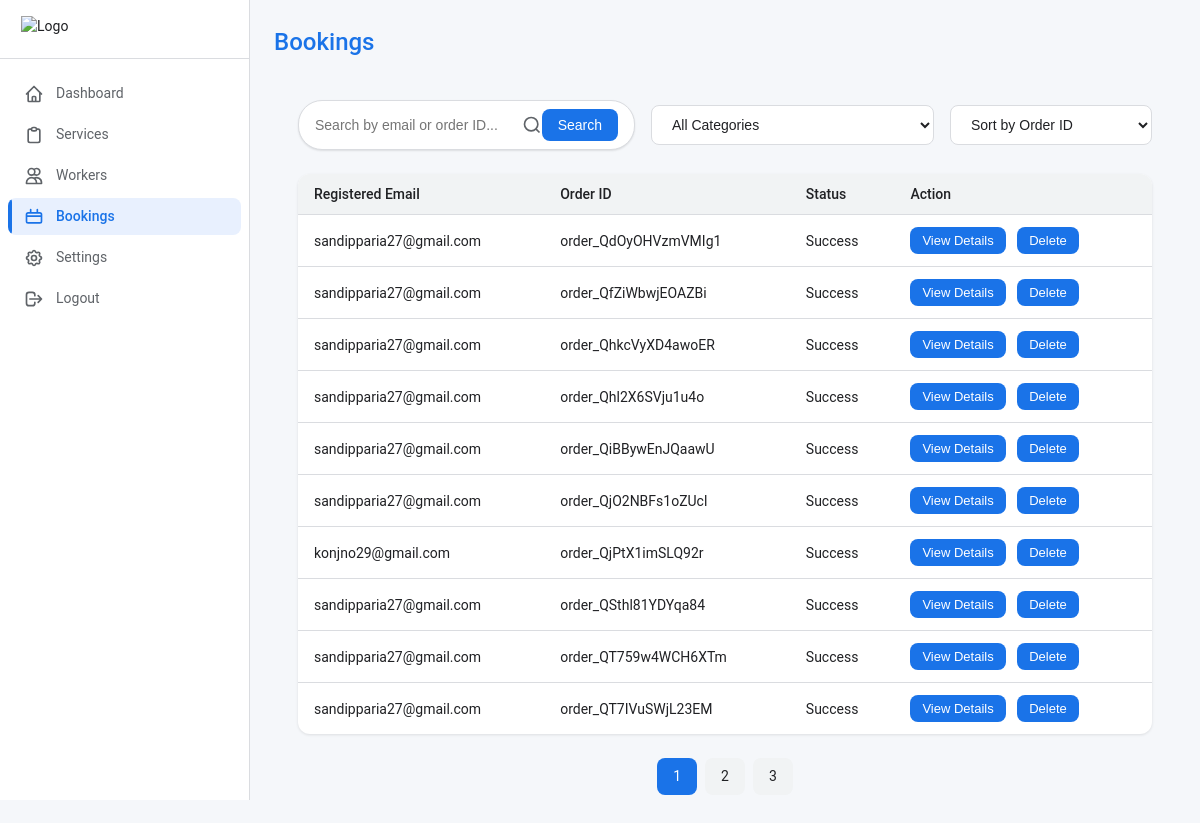
Page /admin/bookings.php on the committed database.
### tables this page shows
CREATE TABLE `orders` (
  `order_id` varchar(50) NOT NULL,
  `user_id` int(11) DEFAULT NULL,
  `total_amount` decimal(10,2) DEFAULT NULL,
  `status` enum('Pending','Success','Failed') DEFAULT 'Pending',
  `latitude` decimal(9,6) DEFAULT NULL,
  `longitude` decimal(9,6) DEFAULT NULL,
  `address` text DEFAULT NULL,
  `created_at` timestamp NOT NULL DEFAULT current_timestamp()
);

CREATE TABLE `users` (
  `id` int(11) NOT NULL,
  `name` varchar(50) NOT NULL,
  `email` varchar(100) NOT NULL,
  `password` varchar(255) NOT NULL,
  `created_at` timestamp NOT NULL DEFAULT current_timestamp(),
  `address` varchar(255) DEFAULT NULL,
  `latitude` decimal(9,6) DEFAULT NULL,
  `longitude` decimal(9,6) DEFAULT NULL,
  `phone` varchar(15) DEFAULT NULL
);

### admin/bookings.php (the view, shortened to what this page needs)
<?php
require_once 'includes/db_config.php';
include 'sidebar.php';
$category_filter = isset($_GET['category']) ? filter_var($_GET['category'], FILTER_SANITIZE_STRING) : '';
$search = isset($_GET['search']) ? filter_var($_GET['search'], FILTER_SANITIZE_STRING) : '';
$sort = isset($_GET['sort']) && in_array($_GET['sort'], ['order_id', 'recent']) ? $_GET['sort'] : 'order_id';
$page = isset($_GET['page']) ? max(1, (int)$_GET['page']) : 1;
$limit = 10;
$offset = ($page - 1) * $limit;
$where = "1=1";
$params = [];
$types = "";
$query = "SELECT o.order_id, u.email, o.status
          FROM orders o
          JOIN users u ON o.user_id = u.id
          JOIN order_items oi ON o.order_id = oi.order_id
          JOIN services s ON oi.service_id = s.id
          WHERE $where
          GROUP BY o.order_id
          ORDER BY " . ($sort === 'recent' ? 'o.created_at DESC' : 'o.order_id') . "
          LIMIT ? OFFSET ?";
$params[] = $limit;
$params[] = $offset;
$types .= "ii";
try {
    $stmt = $conn->prepare($query);
    if ($types) {
        $stmt->bind_param($types, ...$params);
    }
    $stmt->execute();
    $result = $stmt->get_result();
    $bookings = $result->fetch_all(MYSQLI_ASSOC);
} catch (Exception $e) {
    $bookings = [];
    $error_message = "Failed to fetch bookings: " . $e->getMessage();
}
$count_query = "SELECT COUNT(DISTINCT o.order_id) as count
                FROM orders o
                JOIN users u ON o.user_id = u.id
                JOIN order_items oi ON o.order_id = oi.order_id
                JOIN services s ON oi.service_id = s.id
                WHERE $where";
try {
    $count_stmt = $conn->prepare($count_query);
    $count_stmt->execute();
    $total_bookings = $count_stmt->get_result()->fetch_assoc()['count'];
    $total_pages = ceil($total_bookings / $limit);
} catch (Exception $e) {
    $total_bookings = 0;
    $total_pages = 1;
    $error_message = isset($error_message) ? $error_message : "Failed to calculate pagination: " . $e->getMessage();
}
?>
<div class="main-content" id="main-content">
    <h4>Bookings</h4>
    <div class="container-fluid" role="main">
        <div class="controls-row">
            <form class="search-bar" id="search-form" method="GET" action="bookings.php" aria-label="Search bookings">
                <input type="text" id="search" name="search" placeholder="Search by email or order ID..." value="<?php echo htmlspecialchars($search, ENT_QUOTES, 'UTF-8'); ?>" aria-label="Search input">
                <svg xmlns="http://www.w3.org/2000/svg" viewBox="0 0 24 24" fill="none" stroke="#6e42e5" stroke-width="2" aria-hidden="true">
                    <circle cx="11" cy="11" r="8"/>
                    <line x1="21" y1="21" x2="16.65" y2="16.65"/>
                </svg>
                <button type="submit" class="btn" aria-label="Submit search">Search</button>
            </form>
            <div class="filters">
                <select id="category-filter" name="category" aria-label="Filter by category">
                    <option value="">All Categories</option>
                </select>
                <select id="sort" name="sort" aria-label="Sort bookings">
                    <option value="order_id" <?php echo $sort === 'order_id' ? 'selected' : ''; ?>>Sort by Order ID</option>
                </select>
            </div>
        </div>
        <div class="table-container">
            <table role="grid">
                <thead>
                    <tr>
                        <th scope="col">Registered Email</th>
                        <th scope="col">Order ID</th>
                        <th scope="col">Status</th>
                        <th scope="col">Action</th>
                    </tr>
                </thead>
                <tbody>
                    <?php if (empty($bookings)): ?>
                        <tr><td colspan="4">No bookings found.</td></tr>
                    <?php else: ?>
                        <?php foreach ($bookings as $booking): ?>
                            <tr>
                                <td><?php echo htmlspecialchars($booking['email'], ENT_QUOTES, 'UTF-8'); ?></td>
                                <td><?php echo htmlspecialchars($booking['order_id'], ENT_QUOTES, 'UTF-8'); ?></td>
                                <td><?php echo htmlspecialchars($booking['status'], ENT_QUOTES, 'UTF-8'); ?></td>
                                <td>
                                    <button class="btn badge-btn" data-order-id="<?php echo htmlspecialchars($booking['order_id'], ENT_QUOTES, 'UTF-8'); ?>" aria-label="View details for order <?php echo htmlspecialchars($booking['order_id'], ENT_QUOTES, 'UTF-8'); ?>">View Details</button>
                                    <button class="btn badge-btn" data-order-id="<?php echo htmlspecialchars($booking['order_id'], ENT_QUOTES, 'UTF-8'); ?>" aria-label="Delete order <?php echo htmlspecialchars($booking['order_id'], ENT_QUOTES, 'UTF-8'); ?>">Delete</button>
                                </td>
                            </tr>
                        <?php endforeach; ?>
                    <?php endif; ?>
                </tbody>
            </table>
        </div>
        <div class="pagination" role="navigation" aria-label="Pagination">
            <?php for ($i = 1; $i <= $total_pages; $i++): ?>
                <a href="bookings.php?page=<?php echo $i; ?>&category=<?php echo urlencode($category_filter); ?>&search=<?php echo urlencode($search); ?>&sort=<?php echo urlencode($sort); ?>" class="<?php echo $page === $i ? 'active' : ''; ?>" aria-current="<?php echo $page === $i ? 'page' : 'false'; ?>">
                    <?php echo $i; ?>
                </a>
            <?php endfor; ?>
        </div>
    </div>
</div>

### admin/sidebar.php (shortened to what this page needs)
<div class="sidebar" id="sidebar">
    <div class="p-0 border-b">
        <img src="logo1.png" alt="Logo" class="img-fluid" style="margin: 0px 5px 5px 5px; max-width: 150px">
    </div>
    <nav class="mt-3">
        <a href="index.php" class="<?php echo basename($_SERVER['PHP_SELF']) === 'index.php' ? 'active' : ''; ?>">
            <svg xmlns="http://www.w3.org/2000/svg" fill="none" viewBox="0 0 24 24" stroke="currentColor">
                <path stroke-linecap="round" stroke-linejoin="round" stroke-width="2" d="M3 12l2-2m0 0l7-7 7 7M5 10v10a1 1 0 001 1h3m10-11l2 2m-2-2v10a1 1 0 01-1 1h-3m-6 0a1 1 0 001-1v-4a1 1 0 011-1h2a1 1 0 011 1v4a1 1 0 001 1m-6 0h6"/>
            </svg>
            Dashboard
        </a>
        <a href="services.php" class="<?php echo basename($_SERVER['PHP_SELF']) === 'services.php' ? 'active' : ''; ?>">
            <svg xmlns="http://www.w3.org/2000/svg" fill="none" viewBox="0 0 24 24" stroke="currentColor">
                <path stroke-linecap="round" stroke-linejoin="round" stroke-width="2" d="M9 5H7a2 2 0 00-2 2v12a2 2 0 002 2h10a2 2 0 002-2V7a2 2 0 00-2-2h-2M9 5a2 2 0 002 2h2a2 2 0 002-2M9 5a2 2 0 012-2h2a2 2 0 012 2"/>
            </svg>
            Services
        </a>
        <a href="workers.php" class="<?php echo basename($_SERVER['PHP_SELF']) === 'workers.php' ? 'active' : ''; ?>">
            <svg xmlns="http://www.w3.org/2000/svg" fill="none" viewBox="0 0 24 24" stroke="currentColor">
                <path stroke-linecap="round" stroke-linejoin="round" stroke-width="2" d="M12 4.354a4 4 0 110 5.292M15 21H3v-1a6 6 0 0112 0v1zm0 0h6v-1a6 6 0 00-9-5.197M13 7a4 4 0 11-8 0 4 4 0 018 0z"/>
            </svg>
            Workers
        </a>
        <a href="bookings.php" class="<?php echo basename($_SERVER['PHP_SELF']) === 'bookings.php' ? 'active' : ''; ?>">
            <svg xmlns="http://www.w3.org/2000/svg" fill="none" viewBox="0 0 24 24" stroke="currentColor">
                <path stroke-linecap="round" stroke-linejoin="round" stroke-width="2"
              d="M8 7V3m8 4V3M3 11h18M5 19h14a2 2 0 002-2V9a2 2 0 00-2-2H5a2 2 0 00-2 2v8a2 2 0 002 2z"/>
            </svg>
            Bookings
        </a>
        <a href="settings.php" class="<?php echo basename($_SERVER['PHP_SELF']) === 'settings.php' ? 'active' : ''; ?>">
            Settings
        </a>
        <a href="logout.php">
            <svg xmlns="http://www.w3.org/2000/svg" fill="none" viewBox="0 0 24 24" stroke="currentColor">
                <path stroke-linecap="round" stroke-linejoin="round" stroke-width="2" d="M17 16l4-4m0 0l-4-4m4 4H7m6 4v1a3 3 0 01-3 3H6a3 3 0 01-3-3V7a3 3 0 013-3h4a3 3 0 013 3v1"/>
            </svg>
            Logout
        </a>
    </nav>
</div>

### admin/sidebar.php (style rules this page uses)
.sidebar { width: 250px; height: 100vh; background: var(--card-bg); position: fixed; left: 0; top: 0; border-right: 1px solid var(--border); transition: transform 0.3s var(--transition); font-family: 'Roboto', -apple-system, BlinkMacSystemFont, 'Segoe UI', Arial, sans-serif; z-index: 1000; overflow-y: auto; }
.sidebar .p-0.border-b { padding: 16px; border-bottom: 1px solid var(--border); display: flex; flex-direction: column; gap: 8px; }
.sidebar img { max-width: 140px; height: auto; transition: transform 0.2s var(--transition); }
.sidebar nav { padding: 8px; margin-top: 8px; }
.sidebar nav a { display: flex; align-items: center; padding: 8px 16px; color: var(--text-light); font-size: 14px; font-weight: 400; text-decoration: none; border-radius: 8px; margin-bottom: 4px; transition: background-color 0.2s var(--transition), color 0.2s var(--transition); position: relative; overflow: hidden; }
.sidebar nav a.active { background: #e8f0fe; color: var(--primary); font-weight: 500; }
.sidebar nav a.active::before { content: ''; position: absolute; left: 0; top: 0; bottom: 0; width: 4px; background: var(--primary); border-radius: 0 4px 4px 0; }
.sidebar nav a svg { width: 20px; height: 20px; margin-right: 12px; stroke: var(--text-light); stroke-width: 1.5; transition: stroke 0.2s var(--transition); }
.sidebar nav a.active svg { stroke: var(--primary); }
.sidebar nav a::after { content: ''; position: absolute; top: 50%; left: 50%; width: 0; height: 0; background: rgba(26, 115, 232, 0.2); border-radius: 50%; transform: translate(-50%, -50%); transition: width 0.4s var(--transition), height 0.4s var(--transition); pointer-events: none; }

### admin/bookings.php (style rules this page uses)
* { margin: 0; padding: 0; box-sizing: border-box; }
.container-fluid { max-width: 1280px; margin: 0 auto; padding: 24px; }
.main-content { margin-left: 250px; padding: 24px; transition: margin-left 0.3s ease; }
h4 { font-size: 24px; font-weight: 500; color: #1a73e8; margin-bottom: 16px; }
.controls-row { display: flex; flex-wrap: wrap; gap: 16px; align-items: center; margin-bottom: 24px; }
.search-bar { display: flex; align-items: center; background-color: #fff; border: 1px solid #dadce0; border-radius: 24px; padding: 8px 16px; box-shadow: 0 1px 2px rgba(0, 0, 0, 0.1); transition: box-shadow 0.2s ease; flex: 1; min-width: 250px; max-width: 400px; }
.search-bar input { border: none; outline: none; font-size: 14px; flex: 1; background: transparent; color: #202124; }
.search-bar svg { width: 20px; height: 20px; fill: none; stroke: #5f6368; }
.btn { background-color: #1a73e8; color: #fff; border: none; border-radius: 8px; padding: 8px 16px; font-size: 14px; font-weight: 500; cursor: pointer; transition: background-color 0.2s ease, box-shadow 0.2s ease; }
.badge-btn { padding: 6px 12px; font-size: 13px; margin-right: 8px; }
.filters { display: flex; gap: 16px; align-items: center; }
.filters select { padding: 10px 16px; border: 1px solid #dadce0; border-radius: 8px; font-size: 14px; background: #fff; color: #202124; cursor: pointer; transition: border-color 0.2s ease; min-width: 150px; }
.table-container { background-color: #fff; border-radius: 12px; box-shadow: 0 1px 3px rgba(0, 0, 0, 0.1); overflow-x: auto; }
table { width: 100%; border-collapse: separate; border-spacing: 0; }
th, td { padding: 12px 16px; text-align: left; font-size: 14px; }
th { background-color: #f1f3f4; color: #202124; font-weight: 500; position: sticky; top: 0; z-index: 1; }
td { border-top: 1px solid #dadce0; }
tr { transition: background-color 0.2s ease; }
.pagination { margin-top: 24px; display: flex; justify-content: center; gap: 8px; }
.pagination a { text-decoration: none; padding: 8px 16px; border-radius: 8px; background: #f1f3f4; color: #202124; font-size: 14px; transition: background-color 0.2s ease, color 0.2s ease; }
.pagination a.active { background: #1a73e8; color: #fff; }

### rows in the picture
orders: user.email "sandipparia27@gmail.com", order_id "order_QdOyOHVzmVMIg1", status "Success"
orders: user.email "sandipparia27@gmail.com", order_id "order_QfZiWbwjEOAZBi", status "Success"
orders: user.email "sandipparia27@gmail.com", order_id "order_QhkcVyXD4awoER", status "Success"
orders: user.email "sandipparia27@gmail.com", order_id "order_Qhl2X6SVju1u4o", status "Success"
orders: user.email "sandipparia27@gmail.com", order_id "order_QiBBywEnJQaawU", status "Success"
orders: user.email "sandipparia27@gmail.com", order_id "order_QjO2NBFs1oZUcl", status "Success"
orders: user.email "konjno29@gmail.com", order_id "order_QjPtX1imSLQ92r", status "Success"
orders: user.email "sandipparia27@gmail.com", order_id "order_QSthl81YDYqa84", status "Success"
orders: user.email "sandipparia27@gmail.com", order_id "order_QT759w4WCH6XTm", status "Success"
orders: user.email "sandipparia27@gmail.com", order_id "order_QT7IVuSWjL23EM", status "Success"
